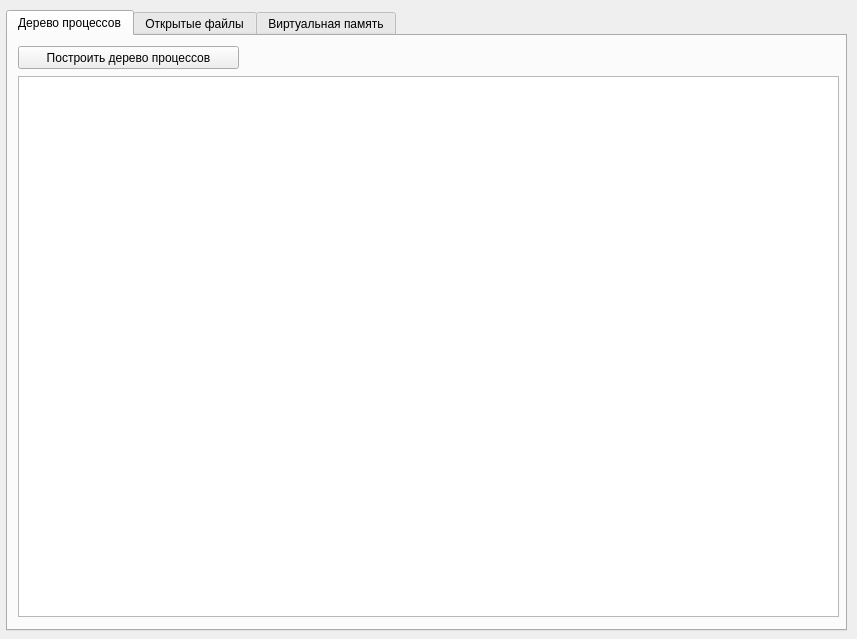
<?xml version="1.0" encoding="UTF-8"?>
<ui version="4.0">
 <class>MainWindow</class>
 <widget class="QMainWindow" name="MainWindow">
  <property name="geometry">
   <rect>
    <x>0</x>
    <y>0</y>
    <width>857</width>
    <height>639</height>
   </rect>
  </property>
  <property name="windowTitle">
   <string>Module Application</string>
  </property>
  <widget class="QWidget" name="centralWidget">
   <widget class="QTabWidget" name="tabWidget">
    <property name="geometry">
     <rect>
      <x>6</x>
      <y>10</y>
      <width>841</width>
      <height>621</height>
     </rect>
    </property>
    <property name="currentIndex">
     <number>0</number>
    </property>
    <widget class="QWidget" name="tab">
     <attribute name="title">
      <string>Дерево процессов</string>
     </attribute>
     <widget class="QTextBrowser" name="tb_tree">
      <property name="geometry">
       <rect>
        <x>10</x>
        <y>40</y>
        <width>821</width>
        <height>541</height>
       </rect>
      </property>
      <property name="frameShadow">
       <enum>QFrame::Sunken</enum>
      </property>
      <property name="sizeAdjustPolicy">
       <enum>QAbstractScrollArea::AdjustToContents</enum>
      </property>
     </widget>
     <widget class="QPushButton" name="btn_tree">
      <property name="geometry">
       <rect>
        <x>10</x>
        <y>10</y>
        <width>221</width>
        <height>23</height>
       </rect>
      </property>
      <property name="text">
       <string>Построить дерево процессов</string>
      </property>
     </widget>
    </widget>
    <widget class="QWidget" name="tab_3">
     <attribute name="title">
      <string>Открытые файлы</string>
     </attribute>
     <widget class="QTextBrowser" name="tb_files">
      <property name="geometry">
       <rect>
        <x>10</x>
        <y>40</y>
        <width>821</width>
        <height>541</height>
       </rect>
      </property>
      <property name="frameShadow">
       <enum>QFrame::Sunken</enum>
      </property>
      <property name="sizeAdjustPolicy">
       <enum>QAbstractScrollArea::AdjustToContents</enum>
      </property>
     </widget>
     <widget class="QWidget" name="">
      <property name="geometry">
       <rect>
        <x>10</x>
        <y>10</y>
        <width>418</width>
        <height>26</height>
       </rect>
      </property>
      <layout class="QHBoxLayout" name="horizontalLayout_2">
       <item>
        <widget class="QPushButton" name="btn_files">
         <property name="text">
          <string>Получить информацию о файлах</string>
         </property>
        </widget>
       </item>
       <item>
        <widget class="QLabel" name="label">
         <property name="text">
          <string>ID процесса:</string>
         </property>
        </widget>
       </item>
       <item>
        <widget class="QSpinBox" name="spb_files">
         <property name="maximum">
          <number>100000</number>
         </property>
         <property name="value">
          <number>1</number>
         </property>
        </widget>
       </item>
      </layout>
     </widget>
    </widget>
    <widget class="QWidget" name="tab_2">
     <attribute name="title">
      <string>Виртуальная память</string>
     </attribute>
     <widget class="QTextBrowser" name="tb_mem">
      <property name="geometry">
       <rect>
        <x>10</x>
        <y>40</y>
        <width>821</width>
        <height>541</height>
       </rect>
      </property>
      <property name="frameShadow">
       <enum>QFrame::Sunken</enum>
      </property>
      <property name="sizeAdjustPolicy">
       <enum>QAbstractScrollArea::AdjustToContents</enum>
      </property>
     </widget>
     <widget class="QWidget" name="">
      <property name="geometry">
       <rect>
        <x>10</x>
        <y>10</y>
        <width>417</width>
        <height>26</height>
       </rect>
      </property>
      <layout class="QHBoxLayout" name="horizontalLayout">
       <item>
        <widget class="QPushButton" name="btn_mem">
         <property name="text">
          <string>Получить информацию о памяти</string>
         </property>
        </widget>
       </item>
       <item>
        <widget class="QLabel" name="label_2">
         <property name="text">
          <string>ID процесса:</string>
         </property>
        </widget>
       </item>
       <item>
        <widget class="QSpinBox" name="spb_mem">
         <property name="maximum">
          <number>100000</number>
         </property>
         <property name="value">
          <number>1</number>
         </property>
        </widget>
       </item>
      </layout>
     </widget>
    </widget>
   </widget>
  </widget>
 </widget>
 <layoutdefault spacing="6" margin="11"/>
 <resources/>
 <connections/>
</ui>
